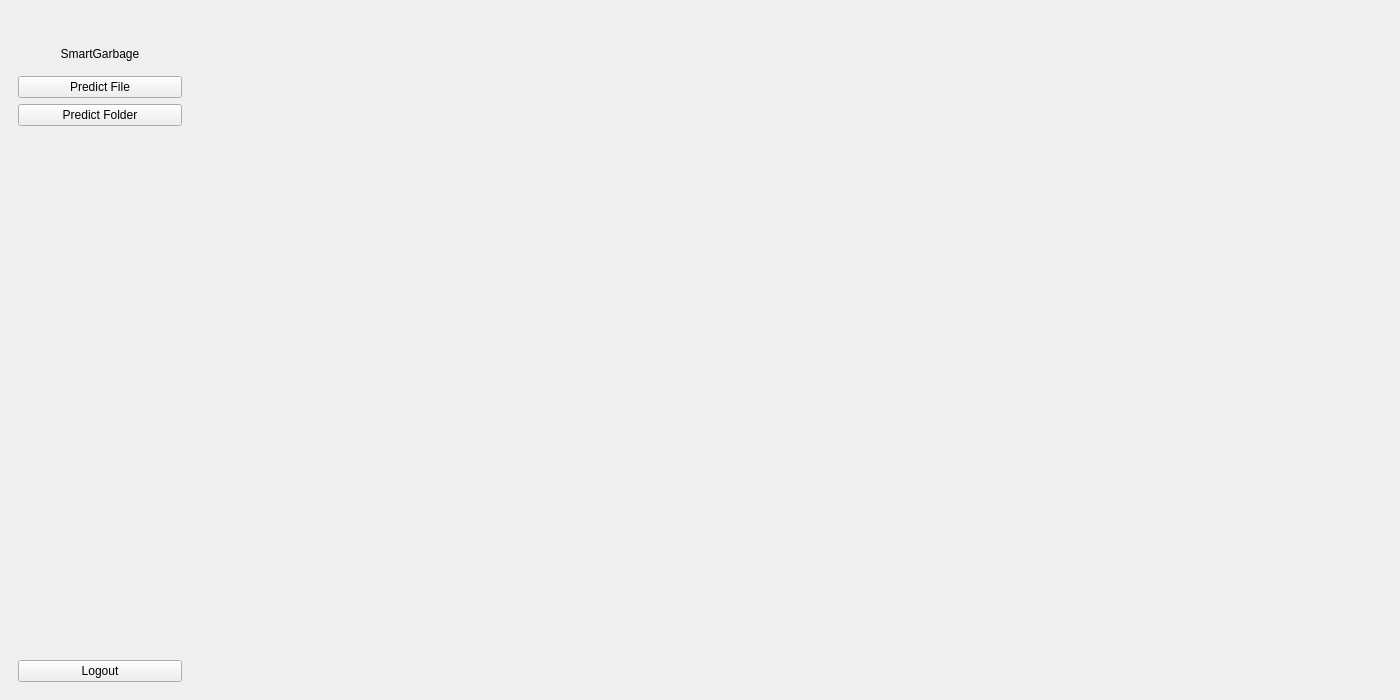
<?xml version="1.0" encoding="UTF-8"?>
<ui version="4.0">
 <class>MainWindow</class>
 <widget class="QMainWindow" name="MainWindow">
  <property name="geometry">
   <rect>
    <x>0</x>
    <y>0</y>
    <width>1400</width>
    <height>700</height>
   </rect>
  </property>
  <property name="windowTitle">
   <string>MainWindow</string>
  </property>
  <property name="styleSheet">
   <string notr="true">#centralwidget , #stackedWidget{	
	background-color: #ececec
} 

#listWidget, #widget {
	background-color: #f5f5f5
}

#title_frame {
	border-bottom: 1px solid #333;
	background-color: #f5f5f5
}

#lbl_title {
	font-weight: bold;
	color: #333;
	margin: 0 0 4px;
	background-color: #f5f5f5;
	font-size: 20px;
}

#btn_logout, #btn_predict_file, #btn_predict_folder {
	background-color: #f5f5f5; 
    color: #333; 
    font-size: 15px; 
    margin-top: 6px;
    padding: 10px;
    border: none;
    border-radius: 5px;
    text-align: left;
}

#btn_logout:hover,
#btn_predict_file:hover,
#btn_predict_folder:hover {
    background-color: #d6d6d6; 
	margin-left: 8px;
}</string>
  </property>
  <widget class="QWidget" name="centralwidget">
   <layout class="QGridLayout" name="gridLayout">
    <property name="leftMargin">
     <number>0</number>
    </property>
    <property name="topMargin">
     <number>0</number>
    </property>
    <property name="rightMargin">
     <number>0</number>
    </property>
    <property name="bottomMargin">
     <number>0</number>
    </property>
    <property name="spacing">
     <number>0</number>
    </property>
    <item row="0" column="0">
     <widget class="QWidget" name="widget" native="true">
      <property name="minimumSize">
       <size>
        <width>200</width>
        <height>0</height>
       </size>
      </property>
      <layout class="QVBoxLayout" name="verticalLayout">
       <item>
        <widget class="QWidget" name="widget_2" native="true">
         <layout class="QVBoxLayout" name="verticalLayout_2">
          <item>
           <widget class="QLabel" name="lbl_logo">
            <property name="text">
             <string/>
            </property>
           </widget>
          </item>
          <item>
           <widget class="QWidget" name="title_frame" native="true">
            <layout class="QHBoxLayout" name="horizontalLayout">
             <item>
              <widget class="QLabel" name="lbl_title">
               <property name="text">
                <string>SmartGarbage</string>
               </property>
               <property name="alignment">
                <set>Qt::AlignCenter</set>
               </property>
              </widget>
             </item>
            </layout>
           </widget>
          </item>
          <item>
           <widget class="QPushButton" name="btn_predict_file">
            <property name="text">
             <string>Predict File</string>
            </property>
           </widget>
          </item>
          <item>
           <widget class="QPushButton" name="btn_predict_folder">
            <property name="text">
             <string>Predict Folder</string>
            </property>
           </widget>
          </item>
          <item>
           <spacer name="verticalSpacer">
            <property name="orientation">
             <enum>Qt::Vertical</enum>
            </property>
            <property name="sizeHint" stdset="0">
             <size>
              <width>20</width>
              <height>40</height>
             </size>
            </property>
           </spacer>
          </item>
          <item>
           <widget class="QPushButton" name="btn_logout">
            <property name="text">
             <string>Logout</string>
            </property>
           </widget>
          </item>
         </layout>
        </widget>
       </item>
      </layout>
     </widget>
    </item>
    <item row="0" column="1">
     <widget class="QStackedWidget" name="stackedWidget">
      <widget class="QWidget" name="page"/>
      <widget class="QWidget" name="page_2"/>
     </widget>
    </item>
   </layout>
  </widget>
 </widget>
 <resources/>
 <connections/>
</ui>
